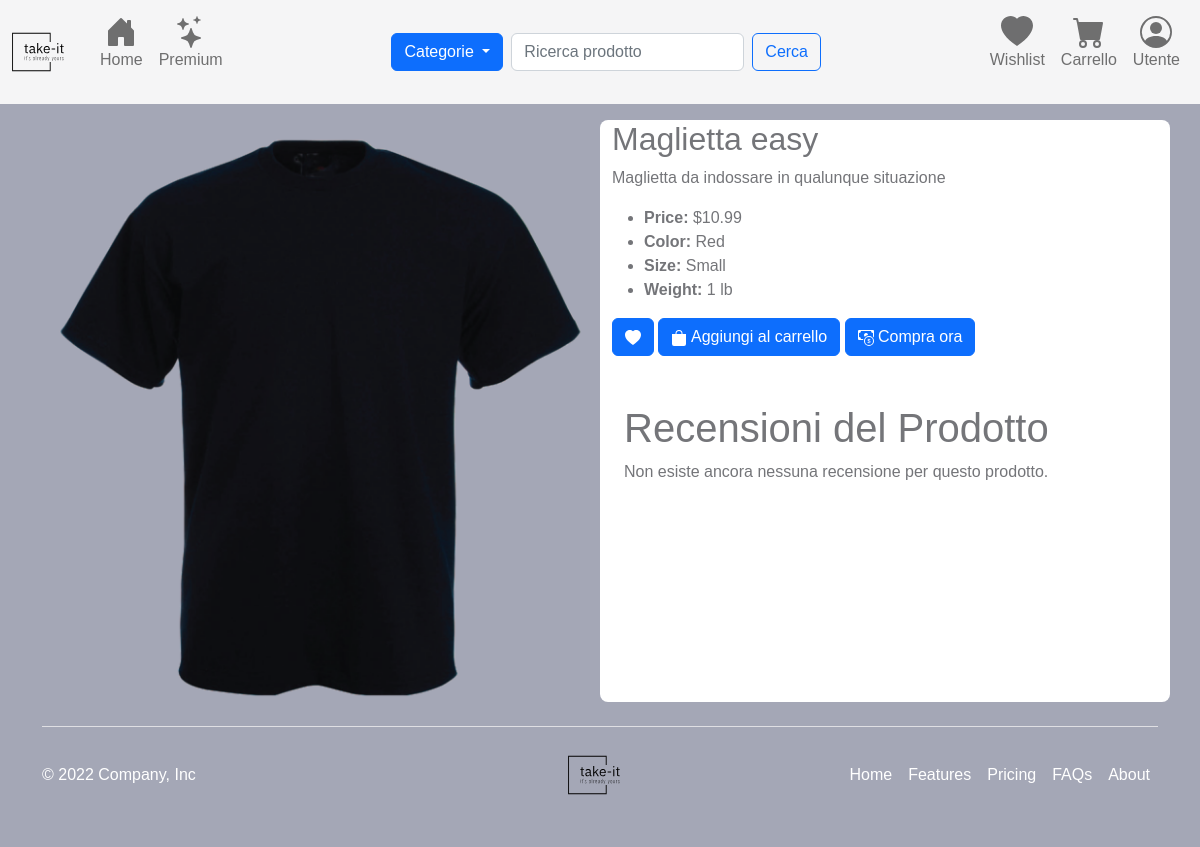
The app's page /productPage.php?id=33 with its own data.
### tables this page shows
CREATE TABLE IF NOT EXISTS `Prodotto` (
  `Id` int(11) NOT NULL AUTO_INCREMENT,
  `Nome` varchar(50) NOT NULL,
  `Descrizione` varchar(50) NOT NULL,
  `Immagine` varchar(300) NOT NULL,
  `Dim_id` int(11) NOT NULL,
  `Categoria_id` int(11) NOT NULL,
  `Status` int(11) NOT NULL,
  `Timestamp` timestamp NOT NULL DEFAULT current_timestamp(),
  PRIMARY KEY (`Id`),
  KEY `Categoria_id` (`Categoria_id`),
  KEY `Dim_id` (`Dim_id`)
);

### productPage.php (called while the page is built, shortened)
<?php
require './templates/views/user/productPage.php';
require_once("./templates/base.php");

### src/classes/Dbh.php (called while the page is built, shortened)
<?php
class Dbh
{
    protected mysqli $connection;
    public function __construct($dbhost = 'localhost', $dbuser = 'root', $dbpass = '', $dbname = 'e-commerce', $charset = 'utf8')
    {
        try {
            $this->connection = new mysqli($dbhost, $dbuser, $dbpass, $dbname);
            $this->connection->set_charset($charset);
        } catch (Exception $e) {
            echo "[Dbh:26] Sono qui";
            echo "Connection failed: " . mysqli_connect_error();
        }
    }
    public function execute($sql, ...$params): array|int|string
    {
        $types = "";
        if ($stmt = $this->connection->prepare($sql)) {
            if (!$stmt->execute()) {
                return "Execute failed: (" . $stmt->errno . ") " . $stmt->error;
            }
            if ($stmt->errno == 0) {
                $result = $stmt->get_result();
                return $result->fetch_all(MYSQLI_ASSOC);
            } else {
                return "Errore" . $stmt->errno;
            }
        } else {
            return 'Unable to prepare MySQL statement (check your syntax) - ' . $this->connection->error;
        }
    }
    public function getRecord(string $tableName, string $where): mixed
    {
        $response = $this->execute("SELECT * FROM `$tableName` WHERE $where");
        return !empty($response) && $response[0] !== null
            ? $response[0]
            : null;
    }
}

### templates/views/user/productPage.php (the view, shortened to what this page needs)
<section>
    <?php
    if (isset($_GET['id'])) {
        $dbh = new Dbh();
        $product = $dbh->getRecord(PRODOTTO, "Id = " . $_GET['id']);
        if (!empty($product)) {
            echo '<div class="container rounded my-3" style="border-radius: 20px;">
                        <form method="post">
                            <div class="row">
                                <div class="col-md-6 rounded">
                                    <img src="' . UPLOADS . '/' . $product[IMMAGINE] . '" alt="Product Image" class="img-fluid rounded">
                                </div>
                                <div class="col-md-6 rounded" style="background: white;">
                                    <h2>' . $product[NOME] . '</h2>
                                    <p>' . $product[DESCRIZIONE] . '</p>
                                    <ul>
                                        <li><strong>Price:</strong> $10.99</li>
                                        <li><strong>Color:</strong> Red</li>
                                        <li><strong>Size:</strong> Small</li>
                                        <li><strong>Weight:</strong> 1 lb</li>
                                    </ul>
                                    <button class="btn btn-primary ml-auto" type="submit" name="add-product-' . $_GET['id'] . '-in-wishlist">
                                        <svg xmlns="http://www.w3.org/2000/svg" width="16" height="16" fill="currentColor" class="bi bi-heart-fill" viewBox="0 0 16 16">
                                            <path fill-rule="evenodd" d="M8 1.314C12.438-3.248 23.534 4.735 8 15-7.534 4.736 3.562-3.248 8 1.314z"/>
                                        </svg>
                                    </button>
                                    <button class="btn btn-primary ml-auto" type="submit" name="add-article-' . $_GET['id'] . '-in-cart">
                                    <svg xmlns="http://www.w3.org/2000/svg" width="16" height="16" fill="currentColor" class="bi bi-bag-fill" viewBox="0 0 16 16">
                                        <path d="M8 1a2.5 2.5 0 0 1 2.5 2.5V4h-5v-.5A2.5 2.5 0 0 1 8 1zm3.5 3v-.5a3.5 3.5 0 1 0-7 0V4H1v10a2 2 0 0 0 2 2h10a2 2 0 0 0 2-2V4h-3.5z"/>
                                    </svg>
                                        Aggiungi al carrello
                                    </button>
                                    <button class="btn btn-primary ml-auto" type="submit" name="buy-now-' . $_GET['id'] . '">
                                        Compra ora
                                    </button>
                        </form>';
                                    echo '<section>';
                                        require './templates/views/user/reviews.php';
                                    echo '</section>';
                                    echo '<div>
                                </div>
                        </div>
                </div>';
        }
    } else {
        echo '<div class="container">
                        <p>Errore nel caricamento del prodotto, torna all <a href="index.php" id="create-account-link">home page</a></p>
                  </div>';
    }
    ?>
</section>

### assets/css/style.css (style rules this page uses)
:root { --bs-blue: #1d3b53; --bs-indigo: #6610f2; --bs-purple: #6f42c1; --bs-pink: #e83e8c; --bs-red: #d6293e; --bs-orange: #fd7e14; --bs-yellow: #f7c32e; --bs-green: #0cbc87; --bs-teal: #20c997; --bs-cyan: #17a2b8; --bs-black: #000; --bs-white: #fff; --bs-gray: #747579; --bs-gray-dark: #0b0a12; --bs-gray-100: #f5f5f6; --bs-gray-200: #dfdfe3; --bs-gray-300: #c5c5c7; --bs-gray-400: #96969a; --bs-gray-500: #85878a; --bs-gray-600: #747579; --bs-gray-700: #5e5e5f; --bs-gray-800: #0b0a12; --bs-gray-900: #0b0a12; --bs-primary: #5143d9; --bs-white: #fff; --bs-secondary: #85878a; --bs-success: #0cbc87; --bs-info: #17a2b8; --bs-warning: #f7c32e; --bs-danger: #d6293e; --bs-light: #f5f5f6; --bs-dark: #0b0a12; --bs-orange: #fd7e14; --bs-mode: #fff; --bs-primary-rgb: 81, 67, 217; --bs-white-rgb: 255, 255, 255; --bs-secondary-rgb: 133, 135, 138; --bs-success-rgb: 12, 188, 135; --bs-info-rgb: 23, 162, 184; --bs-warning-rgb: 247, 195, 46; --bs-danger-rgb: 214, 41, 62; --bs-light-rgb: 245, 245, 246; --bs-dark-rgb: 11, 10, 18; --bs-orange-rgb: 253, 126, 20; --bs-mode-rgb: 255, 255, 255; --bs-white-rgb: 255, 255, 255; --bs-black-rgb: 0, 0, 0; --bs-body-color-rgb: 116, 117, 121; --bs-body-bg-rgb: 255, 255, 255; --bs-font-sans-serif: system-ui, -apple-system, "Segoe UI", Roboto, "Helvetica Neue", "Noto Sans", "Liberation Sans", Arial, sans-serif, "Apple Color Emoji", "Segoe UI Emoji", "Segoe UI Symbol", "Noto Color Emoji"; --bs-font-monospace: SFMono-Regular, Menlo, Monaco, Consolas, "Liberation Mono", "Courier New", monospace; --bs-gradient: linear-gradient(180deg, rgba(255, 255, 255, 0.15), rgba(255, 255, 255, 0)); --bs-body-font-family: DM Sans, sans-serif; --bs-body-font-size: 1rem; --bs-body-font-weight: 400; --bs-body-line-height: 1.5; --bs-body-color: #747579; --bs-body-bg: #fff; --bs-border-width: 1px; --bs-border-style: solid; --bs-border-color: var(--bs-gray-200); --bs-border-color-translucent: rgba(0, 0, 0, 0.175); --bs-border-radius: 0.5rem; --bs-border-radius-sm: 0.4rem; --bs-border-radius-lg: 1rem; --bs-border-radius-xl: 1.5rem; --bs-border-radius-2xl: 2rem; --bs-border-radius-pill: 50rem; --bs-link-color: var(--bs-primary); --bs-link-hover-color: #4136ae; --bs-code-color: #d63384; --bs-highlight-bg: #fff3cd; }
*, *::before, *::after { margin: 0; padding: 0; box-sizing: border-box; font-family: 'Poppins', sans-serif }
@media (prefers-reduced-motion: no-preference) { :root { scroll-behavior: smooth; } }
body { margin: 0; font-family: var(--bs-body-font-family); font-size: var(--bs-body-font-size); font-weight: var(--bs-body-font-weight); line-height: var(--bs-body-line-height); color: var(--bs-body-color); background-color: #A4A7B6; -webkit-text-size-adjust: 100%; -webkit-tap-highlight-color: rgba(0, 0, 0, 0); }
.col-lg-4, .col-md-6 { padding-right: 0 }

### records on screen
prodotto: Immagine (picture), Nome "Maglietta easy", Descrizione "Maglietta da indossare in qualunque situazione"
